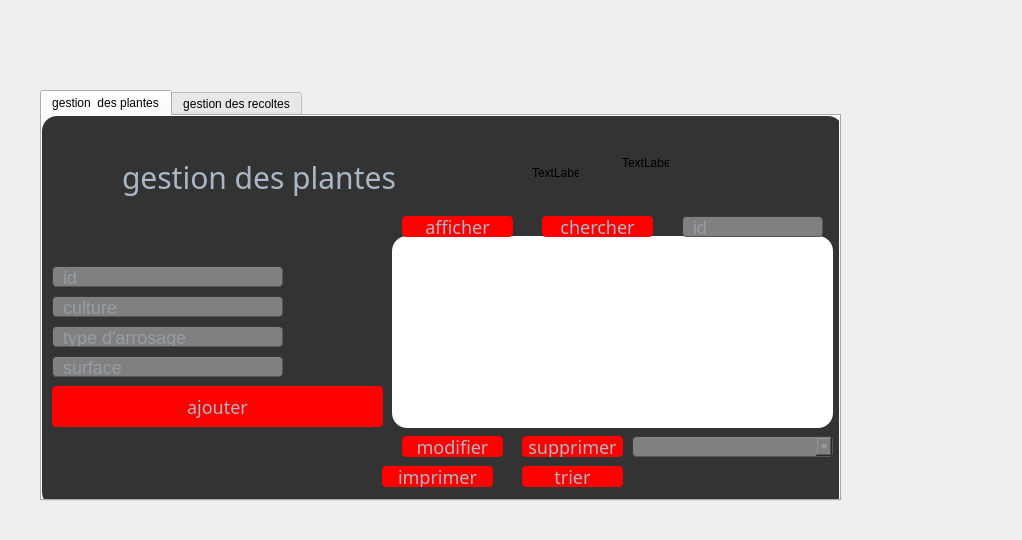
<?xml version="1.0" encoding="UTF-8"?>
<ui version="4.0">
 <class>plantes</class>
 <widget class="QDialog" name="plantes">
  <property name="geometry">
   <rect>
    <x>0</x>
    <y>0</y>
    <width>1022</width>
    <height>540</height>
   </rect>
  </property>
  <property name="windowTitle">
   <string>Dialog</string>
  </property>
  <property name="styleSheet">
   <string notr="true">#plantes
{
border-image: url(:/new/prefix1/source/sheeps.jpg);

}</string>
  </property>
  <widget class="QTabWidget" name="tabWidget">
   <property name="geometry">
    <rect>
     <x>40</x>
     <y>90</y>
     <width>801</width>
     <height>411</height>
    </rect>
   </property>
   <property name="currentIndex">
    <number>0</number>
   </property>
   <widget class="QWidget" name="tab">
    <attribute name="title">
     <string>gestion  des plantes</string>
    </attribute>
    <widget class="QFrame" name="frame_2">
     <property name="geometry">
      <rect>
       <x>0</x>
       <y>0</y>
       <width>801</width>
       <height>391</height>
      </rect>
     </property>
     <property name="styleSheet">
      <string notr="true">
background-color: #333;
border-radius:15px;

</string>
     </property>
     <property name="frameShape">
      <enum>QFrame::StyledPanel</enum>
     </property>
     <property name="frameShadow">
      <enum>QFrame::Raised</enum>
     </property>
     <widget class="QPushButton" name="pushButton_5">
      <property name="geometry">
       <rect>
        <x>10</x>
        <y>270</y>
        <width>331</width>
        <height>41</height>
       </rect>
      </property>
      <property name="styleSheet">
       <string notr="true">#pushButton_5{

background-color: red;
border-radius: 4px;
	border-color: rgb(58, 58, 58);
	border-style: inset;
font-family: century gothic;
font-size: 18px;
color: #a9b7c6;
}
#pushButton_5:hover{
border-style: solid;
	border-top-color: transparent;
	border-right-color: transparent;
	border-left-color: transparent;
	border-bottom-color: #e67e22;
	border-bottom-width: 1px;
	border-bottom-radius: 6px;
	border-style: solid;
	color: #FFFFFF;
	padding-bottom: 2px;
	background-color: green;
}</string>
      </property>
      <property name="text">
       <string>ajouter</string>
      </property>
     </widget>
     <widget class="QLabel" name="label_6">
      <property name="geometry">
       <rect>
        <x>80</x>
        <y>40</y>
        <width>421</width>
        <height>41</height>
       </rect>
      </property>
      <property name="styleSheet">
       <string notr="true">font-family: century gothic;
font-size: 30px;
color: #a9b7c6;</string>
      </property>
      <property name="text">
       <string>gestion des plantes</string>
      </property>
     </widget>
     <widget class="QTableView" name="tableView_2">
      <property name="geometry">
       <rect>
        <x>350</x>
        <y>120</y>
        <width>441</width>
        <height>192</height>
       </rect>
      </property>
      <property name="styleSheet">
       <string notr="true">background:white;</string>
      </property>
     </widget>
     <widget class="QPushButton" name="pushButton_6">
      <property name="geometry">
       <rect>
        <x>360</x>
        <y>100</y>
        <width>111</width>
        <height>21</height>
       </rect>
      </property>
      <property name="styleSheet">
       <string notr="true">#pushButton_6{

background-color: red;
border-radius: 4px;
	border-color: rgb(58, 58, 58);
	border-style: inset;
font-family: century gothic;
font-size: 18px;
color: #a9b7c6;
}
#pushButton_6:hover{
border-style: solid;
	border-top-color: transparent;
	border-right-color: transparent;
	border-left-color: transparent;
	border-bottom-color: #e67e22;
	border-bottom-width: 1px;
	border-bottom-radius: 6px;
	border-style: solid;
	color: #FFFFFF;
	padding-bottom: 2px;
	background-color: green;
}</string>
      </property>
      <property name="text">
       <string>afficher</string>
      </property>
     </widget>
     <widget class="QPushButton" name="pushButton_7">
      <property name="geometry">
       <rect>
        <x>360</x>
        <y>320</y>
        <width>101</width>
        <height>21</height>
       </rect>
      </property>
      <property name="styleSheet">
       <string notr="true">#pushButton_7{

background-color: red;
border-radius: 4px;
	border-color: rgb(58, 58, 58);
	border-style: inset;
font-family: century gothic;
font-size: 18px;
color: #a9b7c6;
}
#pushButton_7:hover{
border-style: solid;
	border-top-color: transparent;
	border-right-color: transparent;
	border-left-color: transparent;
	border-bottom-color: #e67e22;
	border-bottom-width: 1px;
	border-bottom-radius: 6px;
	border-style: solid;
	color: #FFFFFF;
	padding-bottom: 2px;
	background-color: green;
}</string>
      </property>
      <property name="text">
       <string>modifier</string>
      </property>
     </widget>
     <widget class="QPushButton" name="pushButton_8">
      <property name="geometry">
       <rect>
        <x>480</x>
        <y>320</y>
        <width>101</width>
        <height>21</height>
       </rect>
      </property>
      <property name="styleSheet">
       <string notr="true">#pushButton_8{

background-color: red;
border-radius: 4px;
	border-color: rgb(58, 58, 58);
	border-style: inset;
font-family: century gothic;
font-size: 18px;
color: #a9b7c6;
}
#pushButton_8:hover{
border-style: solid;
	border-top-color: transparent;
	border-right-color: transparent;
	border-left-color: transparent;
	border-bottom-color: #e67e22;
	border-bottom-width: 1px;
	border-bottom-radius: 6px;
	border-style: solid;
	color: #FFFFFF;
	padding-bottom: 2px;
	background-color: green;
}</string>
      </property>
      <property name="text">
       <string>supprimer</string>
      </property>
     </widget>
     <widget class="QComboBox" name="comboBox_3">
      <property name="geometry">
       <rect>
        <x>590</x>
        <y>320</y>
        <width>201</width>
        <height>21</height>
       </rect>
      </property>
      <property name="styleSheet">
       <string notr="true">border-width: 1px; border-radius: 4px;
font-size: 18px;
	border-color: rgb(58, 58, 58);
	border-style: inset;
	padding: 0 8px;
	color: #a9b7c6;
	background:gray;
	selection-background-color:#007b50;
	selection-color: #FFFFFF;</string>
      </property>
     </widget>
     <widget class="QLineEdit" name="lineEdit_2">
      <property name="geometry">
       <rect>
        <x>10</x>
        <y>180</y>
        <width>231</width>
        <height>21</height>
       </rect>
      </property>
      <property name="styleSheet">
       <string notr="true">border-width: 1px; border-radius: 4px;
font-size: 18px;
	border-color: rgb(58, 58, 58);
	border-style: inset;
	padding: 0 8px;
	color: #a9b7c6;
	background:gray;
	selection-background-color:#007b50;
	selection-color: #FFFFFF;</string>
      </property>
      <property name="placeholderText">
       <string>culture</string>
      </property>
     </widget>
     <widget class="QLineEdit" name="lineEdit_3">
      <property name="geometry">
       <rect>
        <x>10</x>
        <y>210</y>
        <width>231</width>
        <height>21</height>
       </rect>
      </property>
      <property name="styleSheet">
       <string notr="true">border-width: 1px; border-radius: 4px;
font-size: 18px;
	border-color: rgb(58, 58, 58);
	border-style: inset;
	padding: 0 8px;
	color: #a9b7c6;
	background:gray;
	selection-background-color:#007b50;
	selection-color: #FFFFFF;</string>
      </property>
      <property name="placeholderText">
       <string>type d'arrosage</string>
      </property>
     </widget>
     <widget class="QLineEdit" name="lineEdit_4">
      <property name="geometry">
       <rect>
        <x>10</x>
        <y>150</y>
        <width>231</width>
        <height>21</height>
       </rect>
      </property>
      <property name="styleSheet">
       <string notr="true">border-width: 1px; border-radius: 4px;
font-size: 18px;
	border-color: rgb(58, 58, 58);
	border-style: inset;
	padding: 0 8px;
	color: #a9b7c6;
	background:gray;
	selection-background-color:#007b50;
	selection-color: #FFFFFF;</string>
      </property>
      <property name="placeholderText">
       <string>id</string>
      </property>
     </widget>
     <widget class="QLineEdit" name="lineEdit_5">
      <property name="geometry">
       <rect>
        <x>10</x>
        <y>240</y>
        <width>231</width>
        <height>21</height>
       </rect>
      </property>
      <property name="styleSheet">
       <string notr="true">border-width: 1px; border-radius: 4px;
font-size: 18px;
	border-color: rgb(58, 58, 58);
	border-style: inset;
	padding: 0 8px;
	color: #a9b7c6;
	background:gray;
	selection-background-color:#007b50;
	selection-color: #FFFFFF;</string>
      </property>
      <property name="placeholderText">
       <string>surface</string>
      </property>
     </widget>
     <widget class="QLabel" name="label_3">
      <property name="geometry">
       <rect>
        <x>580</x>
        <y>40</y>
        <width>47</width>
        <height>14</height>
       </rect>
      </property>
      <property name="text">
       <string>TextLabel</string>
      </property>
     </widget>
     <widget class="QLabel" name="label_4">
      <property name="geometry">
       <rect>
        <x>490</x>
        <y>50</y>
        <width>47</width>
        <height>14</height>
       </rect>
      </property>
      <property name="text">
       <string>TextLabel</string>
      </property>
     </widget>
     <widget class="QPushButton" name="pushButton_14">
      <property name="geometry">
       <rect>
        <x>500</x>
        <y>100</y>
        <width>111</width>
        <height>21</height>
       </rect>
      </property>
      <property name="styleSheet">
       <string notr="true">#pushButton_14{

background-color: red;
border-radius: 4px;
	border-color: rgb(58, 58, 58);
	border-style: inset;
font-family: century gothic;
font-size: 18px;
color: #a9b7c6;
}
#pushButton_14:hover{
border-style: solid;
	border-top-color: transparent;
	border-right-color: transparent;
	border-left-color: transparent;
	border-bottom-color: #e67e22;
	border-bottom-width: 1px;
	border-bottom-radius: 6px;
	border-style: solid;
	color: #FFFFFF;
	padding-bottom: 2px;
	background-color: green;
}</string>
      </property>
      <property name="text">
       <string>chercher</string>
      </property>
     </widget>
     <widget class="QLineEdit" name="lineEdit_11">
      <property name="geometry">
       <rect>
        <x>640</x>
        <y>100</y>
        <width>141</width>
        <height>21</height>
       </rect>
      </property>
      <property name="styleSheet">
       <string notr="true">border-width: 1px; border-radius: 4px;
font-size: 18px;
	border-color: rgb(58, 58, 58);
	border-style: inset;
	padding: 0 8px;
	color: #a9b7c6;
	background:gray;
	selection-background-color:#007b50;
	selection-color: #FFFFFF;</string>
      </property>
      <property name="placeholderText">
       <string>id</string>
      </property>
     </widget>
     <widget class="QPushButton" name="pushButton_15">
      <property name="geometry">
       <rect>
        <x>480</x>
        <y>350</y>
        <width>101</width>
        <height>21</height>
       </rect>
      </property>
      <property name="styleSheet">
       <string notr="true">#pushButton_15{

background-color: red;
border-radius: 4px;
	border-color: rgb(58, 58, 58);
	border-style: inset;
font-family: century gothic;
font-size: 18px;
color: #a9b7c6;
}
#pushButton_15:hover{
border-style: solid;
	border-top-color: transparent;
	border-right-color: transparent;
	border-left-color: transparent;
	border-bottom-color: #e67e22;
	border-bottom-width: 1px;
	border-bottom-radius: 6px;
	border-style: solid;
	color: #FFFFFF;
	padding-bottom: 2px;
	background-color: green;
}</string>
      </property>
      <property name="text">
       <string>trier</string>
      </property>
     </widget>
     <widget class="QPushButton" name="pushButton_17">
      <property name="geometry">
       <rect>
        <x>340</x>
        <y>350</y>
        <width>111</width>
        <height>21</height>
       </rect>
      </property>
      <property name="styleSheet">
       <string notr="true">#pushButton_17{

background-color: red;
border-radius: 4px;
	border-color: rgb(58, 58, 58);
	border-style: inset;
font-family: century gothic;
font-size: 18px;
color: #a9b7c6;
}
#pushButton_17:hover{
border-style: solid;
	border-top-color: transparent;
	border-right-color: transparent;
	border-left-color: transparent;
	border-bottom-color: #e67e22;
	border-bottom-width: 1px;
	border-bottom-radius: 6px;
	border-style: solid;
	color: #FFFFFF;
	padding-bottom: 2px;
	background-color: green;
}</string>
      </property>
      <property name="text">
       <string>imprimer</string>
      </property>
     </widget>
    </widget>
   </widget>
   <widget class="QWidget" name="tab_2">
    <attribute name="title">
     <string>gestion des recoltes</string>
    </attribute>
    <widget class="QFrame" name="frame_3">
     <property name="geometry">
      <rect>
       <x>0</x>
       <y>10</y>
       <width>861</width>
       <height>391</height>
      </rect>
     </property>
     <property name="styleSheet">
      <string notr="true">
background-color: #333;
border-radius:15px;

</string>
     </property>
     <property name="frameShape">
      <enum>QFrame::StyledPanel</enum>
     </property>
     <property name="frameShadow">
      <enum>QFrame::Raised</enum>
     </property>
     <widget class="QPushButton" name="pushButton_9">
      <property name="geometry">
       <rect>
        <x>10</x>
        <y>270</y>
        <width>331</width>
        <height>41</height>
       </rect>
      </property>
      <property name="styleSheet">
       <string notr="true">#pushButton_9{

background-color: red;
border-radius: 4px;
	border-color: rgb(58, 58, 58);
	border-style: inset;
font-family: century gothic;
font-size: 18px;
color: #a9b7c6;
}
#pushButton_9:hover{
border-style: solid;
	border-top-color: transparent;
	border-right-color: transparent;
	border-left-color: transparent;
	border-bottom-color: #e67e22;
	border-bottom-width: 1px;
	border-bottom-radius: 6px;
	border-style: solid;
	color: #FFFFFF;
	padding-bottom: 2px;
	background-color: green;
}</string>
      </property>
      <property name="text">
       <string>ajouter</string>
      </property>
     </widget>
     <widget class="QLabel" name="label_7">
      <property name="geometry">
       <rect>
        <x>80</x>
        <y>40</y>
        <width>421</width>
        <height>41</height>
       </rect>
      </property>
      <property name="styleSheet">
       <string notr="true">font-family: century gothic;
font-size: 30px;
color: #a9b7c6;</string>
      </property>
      <property name="text">
       <string>gestion des recoltes</string>
      </property>
     </widget>
     <widget class="QTableView" name="tableView_3">
      <property name="geometry">
       <rect>
        <x>350</x>
        <y>120</y>
        <width>441</width>
        <height>192</height>
       </rect>
      </property>
      <property name="styleSheet">
       <string notr="true">background:white;</string>
      </property>
     </widget>
     <widget class="QPushButton" name="pushButton_10">
      <property name="geometry">
       <rect>
        <x>360</x>
        <y>100</y>
        <width>111</width>
        <height>21</height>
       </rect>
      </property>
      <property name="styleSheet">
       <string notr="true">#pushButton_10{

background-color: red;
border-radius: 4px;
	border-color: rgb(58, 58, 58);
	border-style: inset;
font-family: century gothic;
font-size: 18px;
color: #a9b7c6;
}
#pushButton_10:hover{
border-style: solid;
	border-top-color: transparent;
	border-right-color: transparent;
	border-left-color: transparent;
	border-bottom-color: #e67e22;
	border-bottom-width: 1px;
	border-bottom-radius: 6px;
	border-style: solid;
	color: #FFFFFF;
	padding-bottom: 2px;
	background-color: green;
}</string>
      </property>
      <property name="text">
       <string>afficher</string>
      </property>
     </widget>
     <widget class="QPushButton" name="pushButton_11">
      <property name="geometry">
       <rect>
        <x>360</x>
        <y>320</y>
        <width>101</width>
        <height>21</height>
       </rect>
      </property>
      <property name="styleSheet">
       <string notr="true">#pushButton_11{

background-color: red;
border-radius: 4px;
	border-color: rgb(58, 58, 58);
	border-style: inset;
font-family: century gothic;
font-size: 18px;
color: #a9b7c6;
}
#pushButton_11:hover{
border-style: solid;
	border-top-color: transparent;
	border-right-color: transparent;
	border-left-color: transparent;
	border-bottom-color: #e67e22;
	border-bottom-width: 1px;
	border-bottom-radius: 6px;
	border-style: solid;
	color: #FFFFFF;
	padding-bottom: 2px;
	background-color: green;
}</string>
      </property>
      <property name="text">
       <string>modifier</string>
      </property>
     </widget>
     <widget class="QPushButton" name="pushButton_12">
      <property name="geometry">
       <rect>
        <x>480</x>
        <y>320</y>
        <width>101</width>
        <height>21</height>
       </rect>
      </property>
      <property name="styleSheet">
       <string notr="true">#pushButton_12{

background-color: red;
border-radius: 4px;
	border-color: rgb(58, 58, 58);
	border-style: inset;
font-family: century gothic;
font-size: 18px;
color: #a9b7c6;
}
#pushButton_12:hover{
border-style: solid;
	border-top-color: transparent;
	border-right-color: transparent;
	border-left-color: transparent;
	border-bottom-color: #e67e22;
	border-bottom-width: 1px;
	border-bottom-radius: 6px;
	border-style: solid;
	color: #FFFFFF;
	padding-bottom: 2px;
	background-color: green;
}</string>
      </property>
      <property name="text">
       <string>supprimer</string>
      </property>
     </widget>
     <widget class="QComboBox" name="comboBox_4">
      <property name="geometry">
       <rect>
        <x>590</x>
        <y>320</y>
        <width>201</width>
        <height>21</height>
       </rect>
      </property>
      <property name="styleSheet">
       <string notr="true">border-width: 1px; border-radius: 4px;
font-size: 18px;
	border-color: rgb(58, 58, 58);
	border-style: inset;
	padding: 0 8px;
	color: #a9b7c6;
	background:gray;
	selection-background-color:#007b50;
	selection-color: #FFFFFF;</string>
      </property>
     </widget>
     <widget class="QLineEdit" name="lineEdit_6">
      <property name="geometry">
       <rect>
        <x>10</x>
        <y>180</y>
        <width>231</width>
        <height>21</height>
       </rect>
      </property>
      <property name="styleSheet">
       <string notr="true">border-width: 1px; border-radius: 4px;
font-size: 18px;
	border-color: rgb(58, 58, 58);
	border-style: inset;
	padding: 0 8px;
	color: #a9b7c6;
	background:gray;
	selection-background-color:#007b50;
	selection-color: #FFFFFF;</string>
      </property>
      <property name="placeholderText">
       <string>culture</string>
      </property>
     </widget>
     <widget class="QLineEdit" name="lineEdit_7">
      <property name="geometry">
       <rect>
        <x>10</x>
        <y>210</y>
        <width>231</width>
        <height>21</height>
       </rect>
      </property>
      <property name="styleSheet">
       <string notr="true">border-width: 1px; border-radius: 4px;
font-size: 18px;
	border-color: rgb(58, 58, 58);
	border-style: inset;
	padding: 0 8px;
	color: #a9b7c6;
	background:gray;
	selection-background-color:#007b50;
	selection-color: #FFFFFF;</string>
      </property>
      <property name="placeholderText">
       <string>masse</string>
      </property>
     </widget>
     <widget class="QLineEdit" name="lineEdit_8">
      <property name="geometry">
       <rect>
        <x>10</x>
        <y>150</y>
        <width>231</width>
        <height>21</height>
       </rect>
      </property>
      <property name="styleSheet">
       <string notr="true">border-width: 1px; border-radius: 4px;
font-size: 18px;
	border-color: rgb(58, 58, 58);
	border-style: inset;
	padding: 0 8px;
	color: #a9b7c6;
	background:gray;
	selection-background-color:#007b50;
	selection-color: #FFFFFF;</string>
      </property>
      <property name="placeholderText">
       <string>id</string>
      </property>
     </widget>
     <widget class="QLineEdit" name="lineEdit_9">
      <property name="geometry">
       <rect>
        <x>10</x>
        <y>240</y>
        <width>231</width>
        <height>21</height>
       </rect>
      </property>
      <property name="styleSheet">
       <string notr="true">border-width: 1px; border-radius: 4px;
font-size: 18px;
	border-color: rgb(58, 58, 58);
	border-style: inset;
	padding: 0 8px;
	color: #a9b7c6;
	background:gray;
	selection-background-color:#007b50;
	selection-color: #FFFFFF;</string>
      </property>
      <property name="placeholderText">
       <string>prix</string>
      </property>
     </widget>
     <widget class="QLabel" name="label">
      <property name="geometry">
       <rect>
        <x>500</x>
        <y>30</y>
        <width>47</width>
        <height>14</height>
       </rect>
      </property>
      <property name="text">
       <string>TextLabel</string>
      </property>
     </widget>
     <widget class="QLabel" name="label_2">
      <property name="geometry">
       <rect>
        <x>600</x>
        <y>30</y>
        <width>47</width>
        <height>14</height>
       </rect>
      </property>
      <property name="text">
       <string>TextLabel</string>
      </property>
     </widget>
     <widget class="QLineEdit" name="lineEdit_10">
      <property name="geometry">
       <rect>
        <x>610</x>
        <y>100</y>
        <width>121</width>
        <height>21</height>
       </rect>
      </property>
      <property name="styleSheet">
       <string notr="true">border-width: 1px; border-radius: 4px;
font-size: 18px;
	border-color: rgb(58, 58, 58);
	border-style: inset;
	padding: 0 8px;
	color: #a9b7c6;
	background:gray;
	selection-background-color:#007b50;
	selection-color: #FFFFFF;</string>
      </property>
      <property name="placeholderText">
       <string>cin </string>
      </property>
     </widget>
     <widget class="QPushButton" name="pushButton_13">
      <property name="geometry">
       <rect>
        <x>480</x>
        <y>100</y>
        <width>111</width>
        <height>21</height>
       </rect>
      </property>
      <property name="styleSheet">
       <string notr="true">#pushButton_13{

background-color: red;
border-radius: 4px;
	border-color: rgb(58, 58, 58);
	border-style: inset;
font-family: century gothic;
font-size: 18px;
color: #a9b7c6;
}
#pushButton_13:hover{
border-style: solid;
	border-top-color: transparent;
	border-right-color: transparent;
	border-left-color: transparent;
	border-bottom-color: #e67e22;
	border-bottom-width: 1px;
	border-bottom-radius: 6px;
	border-style: solid;
	color: #FFFFFF;
	padding-bottom: 2px;
	background-color: green;
}</string>
      </property>
      <property name="text">
       <string>chercher</string>
      </property>
     </widget>
     <widget class="QComboBox" name="comboBox">
      <property name="geometry">
       <rect>
        <x>590</x>
        <y>350</y>
        <width>201</width>
        <height>22</height>
       </rect>
      </property>
      <property name="styleSheet">
       <string notr="true">border-width: 1px; border-radius: 4px;
font-size: 18px;
	border-color: rgb(58, 58, 58);
	border-style: inset;
	padding: 0 8px;
	color: #a9b7c6;
	background:gray;
	selection-background-color:#007b50;
	selection-color: #FFFFFF;</string>
      </property>
      <property name="currentText">
       <string/>
      </property>
     </widget>
     <widget class="QPushButton" name="pushButton_16">
      <property name="geometry">
       <rect>
        <x>400</x>
        <y>350</y>
        <width>111</width>
        <height>21</height>
       </rect>
      </property>
      <property name="styleSheet">
       <string notr="true">#pushButton_16{

background-color: red;
border-radius: 4px;
	border-color: rgb(58, 58, 58);
	border-style: inset;
font-family: century gothic;
font-size: 18px;
color: #a9b7c6;
}
#pushButton_16:hover{
border-style: solid;
	border-top-color: transparent;
	border-right-color: transparent;
	border-left-color: transparent;
	border-bottom-color: #e67e22;
	border-bottom-width: 1px;
	border-bottom-radius: 6px;
	border-style: solid;
	color: #FFFFFF;
	padding-bottom: 2px;
	background-color: green;
}</string>
      </property>
      <property name="text">
       <string>imprimer</string>
      </property>
     </widget>
    </widget>
   </widget>
  </widget>
 </widget>
 <resources/>
 <connections/>
</ui>
